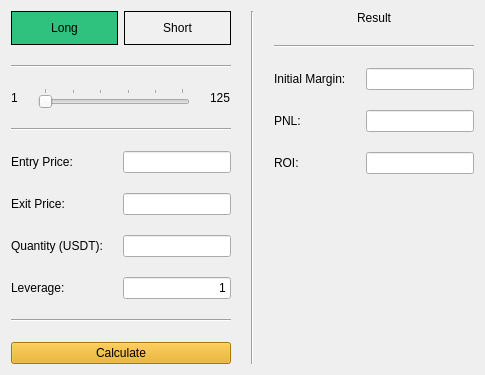
      <widget class="QWidget" name="tabPnl">
       <attribute name="title">
        <string>PNL</string>
       </attribute>
       <layout class="QHBoxLayout" name="horizontalLayout_3">
        <property name="spacing">
         <number>20</number>
        </property>
        <item>
         <layout class="QVBoxLayout" name="verticalLayout_2">
          <item>
           <layout class="QHBoxLayout" name="horizontalLayout">
            <property name="spacing">
             <number>6</number>
            </property>
            <property name="sizeConstraint">
             <enum>QLayout::SizeConstraint::SetMinimumSize</enum>
            </property>
            <item>
             <widget class="QFrame" name="pnlLongFrame">
              <property name="sizePolicy">
               <sizepolicy hsizetype="Preferred" vsizetype="Fixed">
                <horstretch>0</horstretch>
                <verstretch>0</verstretch>
               </sizepolicy>
              </property>
              <property name="cursor">
               <cursorShape>PointingHandCursor</cursorShape>
              </property>
              <property name="styleSheet">
               <string notr="true">background-color: rgb(46, 194, 126);
border: 1px solid #000000;</string>
              </property>
              <property name="frameShape">
               <enum>QFrame::Shape::StyledPanel</enum>
              </property>
              <property name="frameShadow">
               <enum>QFrame::Shadow::Raised</enum>
              </property>
              <layout class="QVBoxLayout" name="verticalLayout_3">
               <item>
                <widget class="QLabel" name="label">
                 <property name="sizePolicy">
                  <sizepolicy hsizetype="Preferred" vsizetype="Fixed">
                   <horstretch>0</horstretch>
                   <verstretch>0</verstretch>
                  </sizepolicy>
                 </property>
                 <property name="styleSheet">
                  <string notr="true">border: none;</string>
                 </property>
                 <property name="text">
                  <string>Long</string>
                 </property>
                 <property name="alignment">
                  <set>Qt::AlignmentFlag::AlignCenter</set>
                 </property>
                </widget>
               </item>
              </layout>
             </widget>
            </item>
            <item>
             <widget class="QFrame" name="pnlShortFrame">
              <property name="sizePolicy">
               <sizepolicy hsizetype="Preferred" vsizetype="Fixed">
                <horstretch>0</horstretch>
                <verstretch>0</verstretch>
               </sizepolicy>
              </property>
              <property name="cursor">
               <cursorShape>PointingHandCursor</cursorShape>
              </property>
              <property name="styleSheet">
               <string notr="true">background-color: rgb(240, 240, 240);
border: 1px solid #000000;</string>
              </property>
              <property name="frameShape">
               <enum>QFrame::Shape::StyledPanel</enum>
              </property>
              <property name="frameShadow">
               <enum>QFrame::Shadow::Raised</enum>
              </property>
              <layout class="QVBoxLayout" name="verticalLayout_4">
               <item>
                <widget class="QLabel" name="label_2">
                 <property name="sizePolicy">
                  <sizepolicy hsizetype="Preferred" vsizetype="Fixed">
                   <horstretch>0</horstretch>
                   <verstretch>0</verstretch>
                  </sizepolicy>
                 </property>
                 <property name="styleSheet">
                  <string notr="true">border: none;</string>
                 </property>
                 <property name="text">
                  <string>Short</string>
                 </property>
                 <property name="alignment">
                  <set>Qt::AlignmentFlag::AlignCenter</set>
                 </property>
                </widget>
               </item>
              </layout>
             </widget>
            </item>
           </layout>
          </item>
          <item>
           <widget class="Line" name="line">
            <property name="orientation">
             <enum>Qt::Orientation::Horizontal</enum>
            </property>
           </widget>
          </item>
          <item>
           <layout class="QHBoxLayout" name="horizontalLayout_2">
            <item>
             <widget class="QLabel" name="label_4">
              <property name="sizePolicy">
               <sizepolicy hsizetype="Preferred" vsizetype="Fixed">
                <horstretch>0</horstretch>
                <verstretch>0</verstretch>
               </sizepolicy>
              </property>
              <property name="toolTip">
               <string/>
              </property>
              <property name="text">
               <string>1</string>
              </property>
             </widget>
            </item>
            <item>
             <widget class="QSlider" name="pnlLeverageSlider">
              <property name="cursor">
               <cursorShape>PointingHandCursor</cursorShape>
              </property>
              <property name="acceptDrops">
               <bool>true</bool>
              </property>
              <property name="minimum">
               <number>1</number>
              </property>
              <property name="maximum">
               <number>125</number>
              </property>
              <property name="orientation">
               <enum>Qt::Orientation::Horizontal</enum>
              </property>
              <property name="tickPosition">
               <enum>QSlider::TickPosition::TicksAbove</enum>
              </property>
              <property name="tickInterval">
               <number>25</number>
              </property>
             </widget>
            </item>
            <item>
             <widget class="QLabel" name="label_5">
              <property name="sizePolicy">
               <sizepolicy hsizetype="Preferred" vsizetype="Fixed">
                <horstretch>0</horstretch>
                <verstretch>0</verstretch>
               </sizepolicy>
              </property>
              <property name="acceptDrops">
               <bool>false</bool>
              </property>
              <property name="text">
               <string>125</string>
              </property>
             </widget>
            </item>
           </layout>
          </item>
          <item>
           <widget class="Line" name="line_2">
            <property name="orientation">
             <enum>Qt::Orientation::Horizontal</enum>
            </property>
           </widget>
          </item>
          <item>
           <layout class="QFormLayout" name="formLayout">
            <item row="0" column="0">
             <widget class="QLabel" name="label_6">
              <property name="text">
               <string>Entry Price:</string>
              </property>
             </widget>
            </item>
            <item row="0" column="1">
             <widget class="QLineEdit" name="pnlEntryPrice">
              <property name="acceptDrops">
               <bool>true</bool>
              </property>
              <property name="toolTipDuration">
               <number>0</number>
              </property>
              <property name="alignment">
               <set>Qt::AlignmentFlag::AlignRight|Qt::AlignmentFlag::AlignTrailing|Qt::AlignmentFlag::AlignVCenter</set>
              </property>
             </widget>
            </item>
            <item row="1" column="0">
             <widget class="QLabel" name="label_7">
              <property name="text">
               <string>Exit Price:</string>
              </property>
             </widget>
            </item>
            <item row="1" column="1">
             <widget class="QLineEdit" name="pnlExitPrice">
              <property name="alignment">
               <set>Qt::AlignmentFlag::AlignRight|Qt::AlignmentFlag::AlignTrailing|Qt::AlignmentFlag::AlignVCenter</set>
              </property>
             </widget>
            </item>
            <item row="2" column="0">
             <widget class="QLabel" name="label_8">
              <property name="text">
               <string>Quantity (USDT):</string>
              </property>
             </widget>
            </item>
            <item row="3" column="0">
             <widget class="QLabel" name="label_9">
              <property name="text">
               <string>Leverage:</string>
              </property>
             </widget>
            </item>
            <item row="2" column="1">
             <widget class="QLineEdit" name="pnlQuantity">
              <property name="alignment">
               <set>Qt::AlignmentFlag::AlignRight|Qt::AlignmentFlag::AlignTrailing|Qt::AlignmentFlag::AlignVCenter</set>
              </property>
             </widget>
            </item>
            <item row="3" column="1">
             <widget class="QLineEdit" name="pnlLeverage">
              <property name="layoutDirection">
               <enum>Qt::LayoutDirection::LeftToRight</enum>
              </property>
              <property name="text">
               <string>1</string>
              </property>
              <property name="alignment">
               <set>Qt::AlignmentFlag::AlignRight|Qt::AlignmentFlag::AlignTrailing|Qt::AlignmentFlag::AlignVCenter</set>
              </property>
             </widget>
            </item>
           </layout>
          </item>
          <item>
           <widget class="Line" name="line_3">
            <property name="orientation">
             <enum>Qt::Orientation::Horizontal</enum>
            </property>
           </widget>
          </item>
          <item>
           <widget class="QPushButton" name="pnlCalculateBtn">
            <property name="cursor">
             <cursorShape>PointingHandCursor</cursorShape>
            </property>
            <property name="styleSheet">
             <string notr="true">background-color: rgb(229, 165, 10);
color: rgb(0, 0, 0);</string>
            </property>
            <property name="text">
             <string>Calculate</string>
            </property>
           </widget>
          </item>
         </layout>
        </item>
        <item>
         <widget class="Line" name="line_4">
          <property name="orientation">
           <enum>Qt::Orientation::Vertical</enum>
          </property>
         </widget>
        </item>
        <item>
         <layout class="QVBoxLayout" name="verticalLayout_5">
          <item>
           <widget class="QLabel" name="label_10">
            <property name="sizePolicy">
             <sizepolicy hsizetype="Preferred" vsizetype="Fixed">
              <horstretch>0</horstretch>
              <verstretch>0</verstretch>
             </sizepolicy>
            </property>
            <property name="text">
             <string>Result</string>
            </property>
            <property name="alignment">
             <set>Qt::AlignmentFlag::AlignCenter</set>
            </property>
           </widget>
          </item>
          <item>
           <widget class="Line" name="line_5">
            <property name="orientation">
             <enum>Qt::Orientation::Horizontal</enum>
            </property>
           </widget>
          </item>
          <item>
           <layout class="QFormLayout" name="formLayout_2">
            <item row="0" column="0">
             <widget class="QLabel" name="label_11">
              <property name="text">
               <string>Initial Margin:</string>
              </property>
             </widget>
            </item>
            <item row="1" column="0">
             <widget class="QLabel" name="label_12">
              <property name="text">
               <string>PNL:</string>
              </property>
             </widget>
            </item>
            <item row="2" column="0">
             <widget class="QLabel" name="label_13">
              <property name="text">
               <string>ROI:</string>
              </property>
             </widget>
            </item>
            <item row="0" column="1">
             <widget class="QLineEdit" name="pnlInitialMargin">
              <property name="text">
               <string/>
              </property>
              <property name="alignment">
               <set>Qt::AlignmentFlag::AlignRight|Qt::AlignmentFlag::AlignTrailing|Qt::AlignmentFlag::AlignVCenter</set>
              </property>
              <property name="readOnly">
               <bool>true</bool>
              </property>
             </widget>
            </item>
            <item row="1" column="1">
             <widget class="QLineEdit" name="pnlPnl">
              <property name="text">
               <string/>
              </property>
              <property name="alignment">
               <set>Qt::AlignmentFlag::AlignRight|Qt::AlignmentFlag::AlignTrailing|Qt::AlignmentFlag::AlignVCenter</set>
              </property>
              <property name="readOnly">
               <bool>true</bool>
              </property>
             </widget>
            </item>
            <item row="2" column="1">
             <widget class="QLineEdit" name="pnlRoi">
              <property name="text">
               <string/>
              </property>
              <property name="alignment">
               <set>Qt::AlignmentFlag::AlignRight|Qt::AlignmentFlag::AlignTrailing|Qt::AlignmentFlag::AlignVCenter</set>
              </property>
              <property name="readOnly">
               <bool>true</bool>
              </property>
             </widget>
            </item>
           </layout>
          </item>
         </layout>
        </item>
       </layout>
      </widget>
